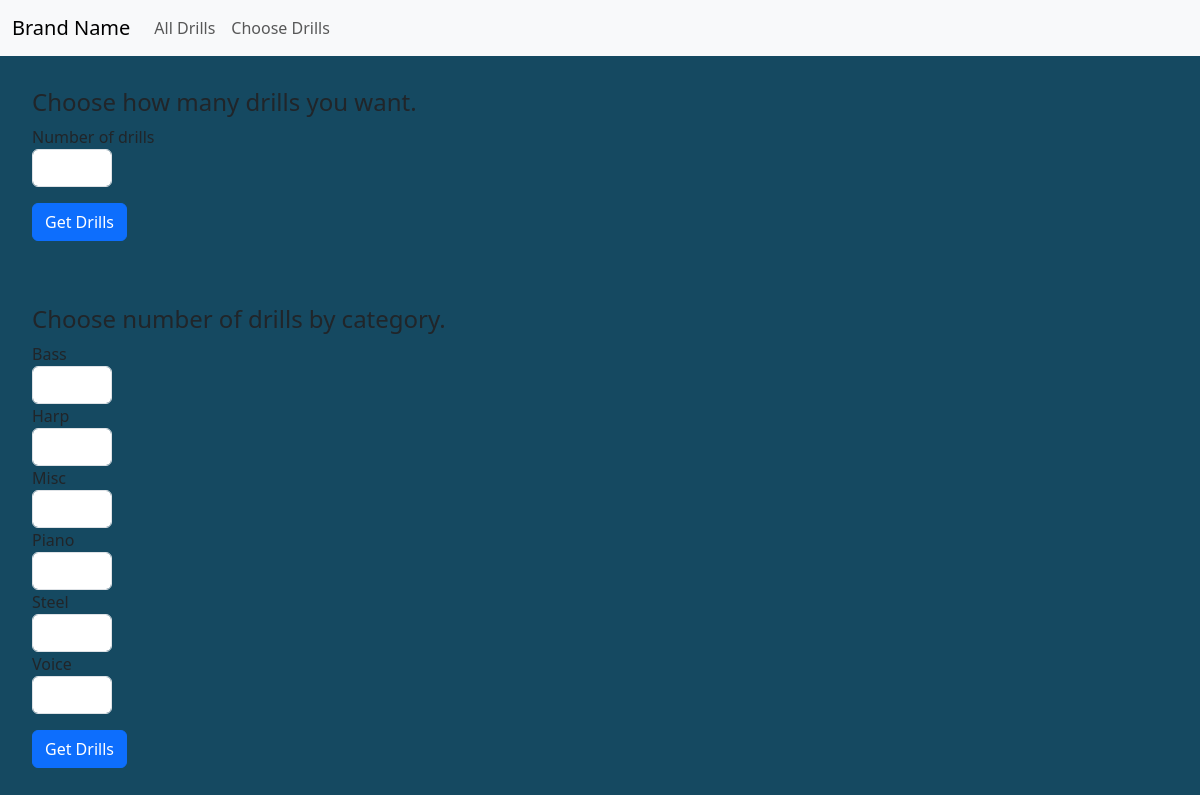
Screenshot of /getdrills/ with the database file from the repository.
### getdrills/models.py (models this page shows, shortened)
class Category(models.Model):
    cat_name = models.CharField(max_length=200)

### getdrills/views.py (the view)
# urls.py: path("", views.choose_drills, name="choose_drills"),
def choose_drills(request):
    categories = Category.objects.order_by("cat_name")
    template = loader.get_template("getdrills/choose_parameters.html")
    context = {
        "categories": categories,
    }
    return HttpResponse(template.render(context, request))

### getdrills/templates/getdrills/choose_parameters.html (shortened to what this page needs)
{% extends "base.html" %}
{% block content %}
<form class="mb-3" action="{% url 'getdrills:random_drills_by_int' %}" method="get">
    <div class="form-group bo-form">
        <h4>Choose how many drills you want.</h4>
        <fieldset>
            <label for="num_drills">Number of drills</label>
            <input type="number" name="num_drills" id="num_drills" class="form-control" required>
        </fieldset>
        <input class="btn btn-primary" type="submit" value="Get Drills">
    </div>
</form>
<form class="mb-3" action="{% url 'getdrills:random_drills_by_int_and_category' %}" method="get">
    <div class="form-group bo-form">
        <h4>Choose number of drills by category.</h4>
        <fieldset>
        {% for category in categories %}
            <label for="category{{ forloop.counter }}">
                {{ category.cat_name }}
            </label>
            <input type="number" name={{ category.id }} id="category{{ forloop.counter }}" class="form-control">
        {% endfor %}
        </fieldset>
        <input class="btn btn-primary" type="submit" value="Get Drills">
    </div>
</form>
{% endblock %}

### getdrills/static/getdrills/main.css (style rules this page uses)
body { background-color: #154961; }
.bo-form { margin: 1em; padding: 1em; }
.bo-form > input { margin: 1em 0; }
.bo-form fieldset input[type="number"] { max-width: 5em; }

### rows the page displays
Category: cat_name "Bass"
Category: cat_name "Harp"
Category: cat_name "Misc"
Category: cat_name "Piano"
Category: cat_name "Steel"
Category: cat_name "Voice"
